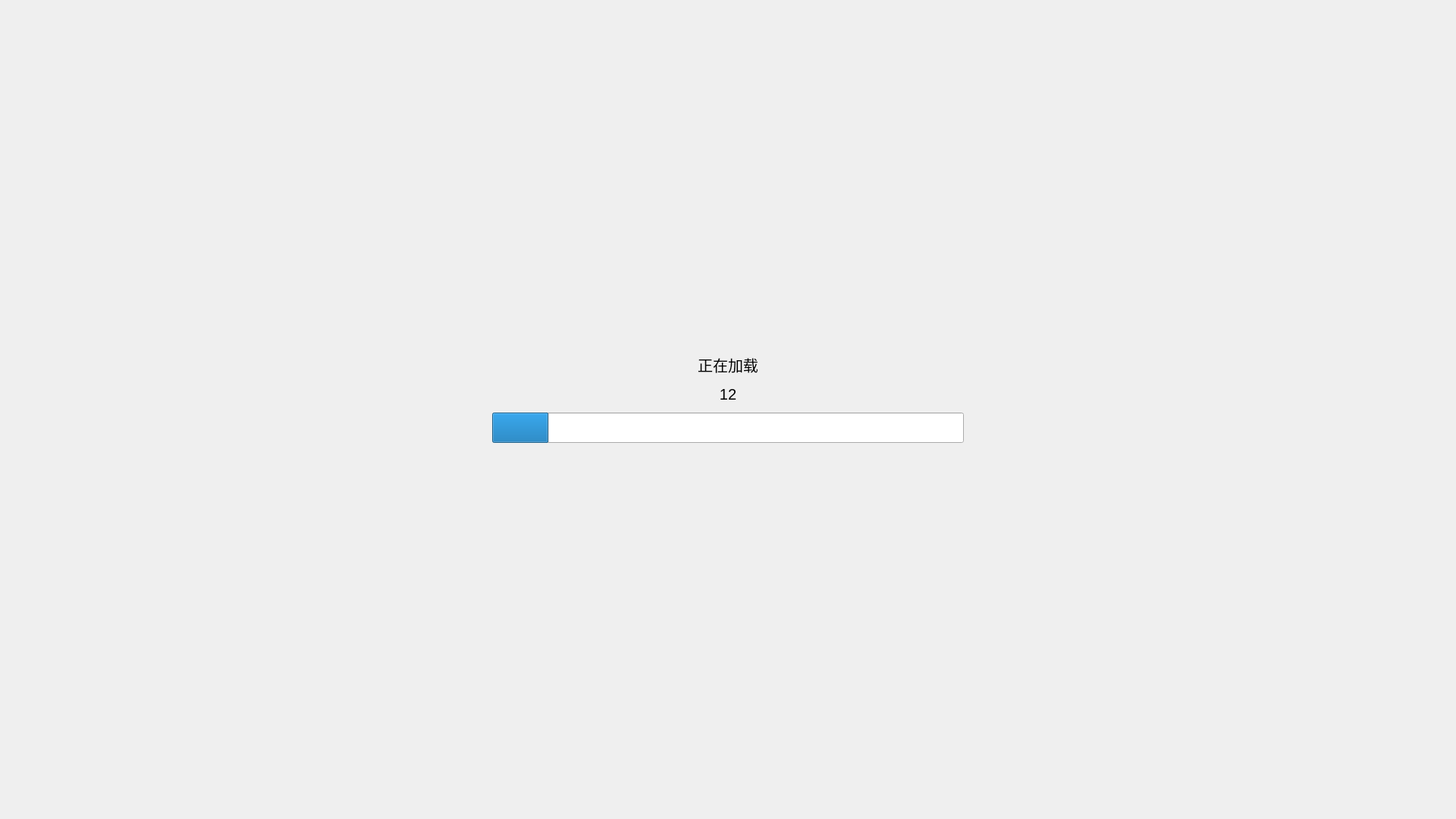
<?xml version="1.0" encoding="UTF-8"?>
<ui version="4.0">
 <class>JProgressItem</class>
 <widget class="QDialog" name="JProgressItem">
  <property name="geometry">
   <rect>
    <x>0</x>
    <y>0</y>
    <width>1920</width>
    <height>1080</height>
   </rect>
  </property>
  <property name="windowTitle">
   <string>Dialog</string>
  </property>
  <layout class="QVBoxLayout" name="verticalLayout_2">
   <property name="spacing">
    <number>0</number>
   </property>
   <property name="leftMargin">
    <number>0</number>
   </property>
   <property name="topMargin">
    <number>0</number>
   </property>
   <property name="rightMargin">
    <number>0</number>
   </property>
   <property name="bottomMargin">
    <number>0</number>
   </property>
   <item>
    <widget class="QWidget" name="bg" native="true">
     <property name="styleSheet">
      <string notr="true"/>
     </property>
     <layout class="QHBoxLayout" name="horizontalLayout">
      <property name="spacing">
       <number>0</number>
      </property>
      <property name="leftMargin">
       <number>0</number>
      </property>
      <property name="topMargin">
       <number>0</number>
      </property>
      <property name="rightMargin">
       <number>0</number>
      </property>
      <property name="bottomMargin">
       <number>0</number>
      </property>
      <item>
       <spacer name="horizontalSpacer">
        <property name="orientation">
         <enum>Qt::Horizontal</enum>
        </property>
        <property name="sizeHint" stdset="0">
         <size>
          <width>40</width>
          <height>20</height>
         </size>
        </property>
       </spacer>
      </item>
      <item>
       <layout class="QVBoxLayout" name="verticalLayout">
        <property name="bottomMargin">
         <number>50</number>
        </property>
        <item>
         <spacer name="verticalSpacer">
          <property name="orientation">
           <enum>Qt::Vertical</enum>
          </property>
          <property name="sizeHint" stdset="0">
           <size>
            <width>20</width>
            <height>40</height>
           </size>
          </property>
         </spacer>
        </item>
        <item>
         <widget class="QWidget" name="widget" native="true">
          <property name="styleSheet">
           <string notr="true">font:20px;</string>
          </property>
          <layout class="QVBoxLayout" name="verticalLayout_3">
           <property name="spacing">
            <number>12</number>
           </property>
           <property name="bottomMargin">
            <number>24</number>
           </property>
           <item>
            <widget class="QLabel" name="label_2">
             <property name="text">
              <string/>
             </property>
             <property name="alignment">
              <set>Qt::AlignCenter</set>
             </property>
            </widget>
           </item>
           <item>
            <widget class="QLabel" name="lblInfo">
             <property name="minimumSize">
              <size>
               <width>0</width>
               <height>0</height>
              </size>
             </property>
             <property name="maximumSize">
              <size>
               <width>16777215</width>
               <height>84</height>
              </size>
             </property>
             <property name="styleSheet">
              <string notr="true"/>
             </property>
             <property name="text">
              <string>正在加载</string>
             </property>
             <property name="alignment">
              <set>Qt::AlignCenter</set>
             </property>
            </widget>
           </item>
           <item>
            <widget class="QLabel" name="label_3">
             <property name="text">
              <string>12</string>
             </property>
             <property name="alignment">
              <set>Qt::AlignCenter</set>
             </property>
            </widget>
           </item>
           <item>
            <widget class="QProgressBar" name="bar">
             <property name="minimumSize">
              <size>
               <width>0</width>
               <height>40</height>
              </size>
             </property>
             <property name="maximumSize">
              <size>
               <width>16777215</width>
               <height>40</height>
              </size>
             </property>
             <property name="styleSheet">
              <string notr="true"/>
             </property>
             <property name="value">
              <number>12</number>
             </property>
             <property name="textVisible">
              <bool>false</bool>
             </property>
             <property name="invertedAppearance">
              <bool>false</bool>
             </property>
            </widget>
           </item>
          </layout>
         </widget>
        </item>
        <item>
         <spacer name="verticalSpacer_2">
          <property name="orientation">
           <enum>Qt::Vertical</enum>
          </property>
          <property name="sizeHint" stdset="0">
           <size>
            <width>20</width>
            <height>40</height>
           </size>
          </property>
         </spacer>
        </item>
       </layout>
      </item>
      <item>
       <spacer name="horizontalSpacer_2">
        <property name="orientation">
         <enum>Qt::Horizontal</enum>
        </property>
        <property name="sizeHint" stdset="0">
         <size>
          <width>40</width>
          <height>20</height>
         </size>
        </property>
       </spacer>
      </item>
     </layout>
    </widget>
   </item>
  </layout>
 </widget>
 <resources/>
 <connections/>
</ui>
